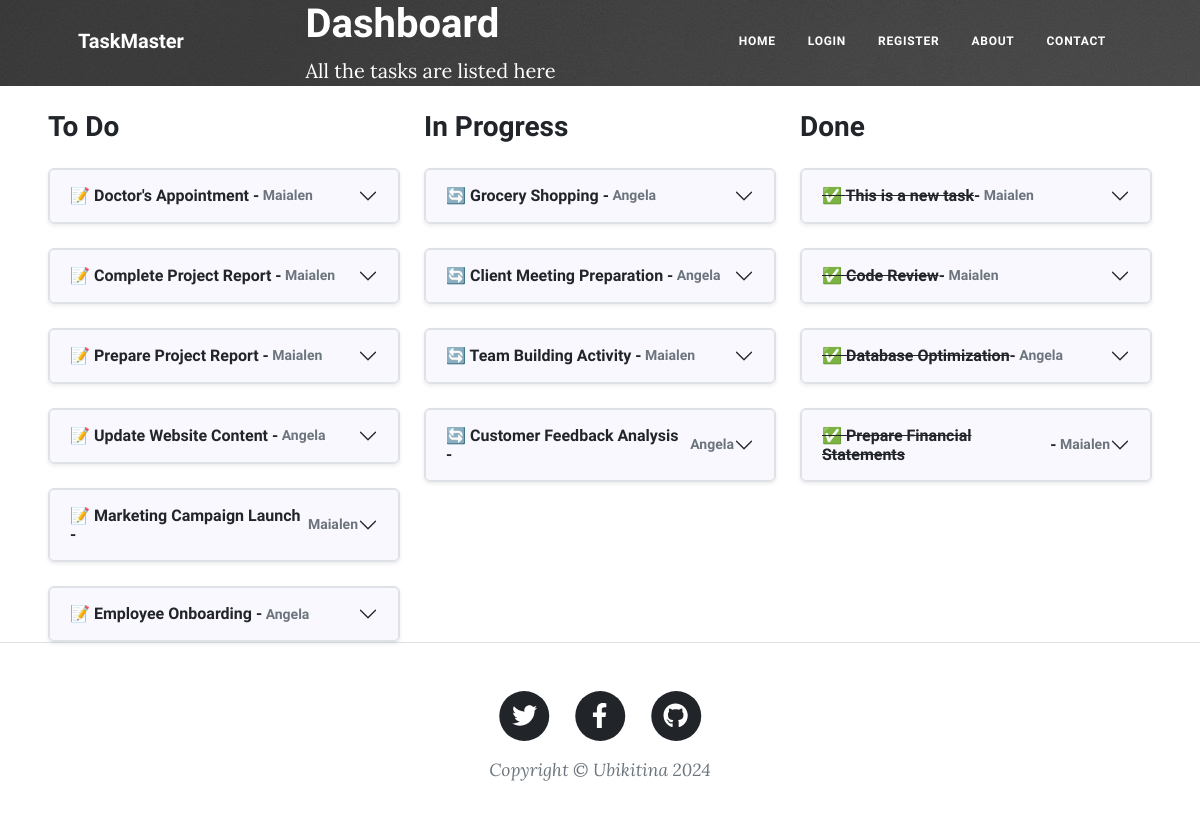
Page /dashboard on the earlier database version.
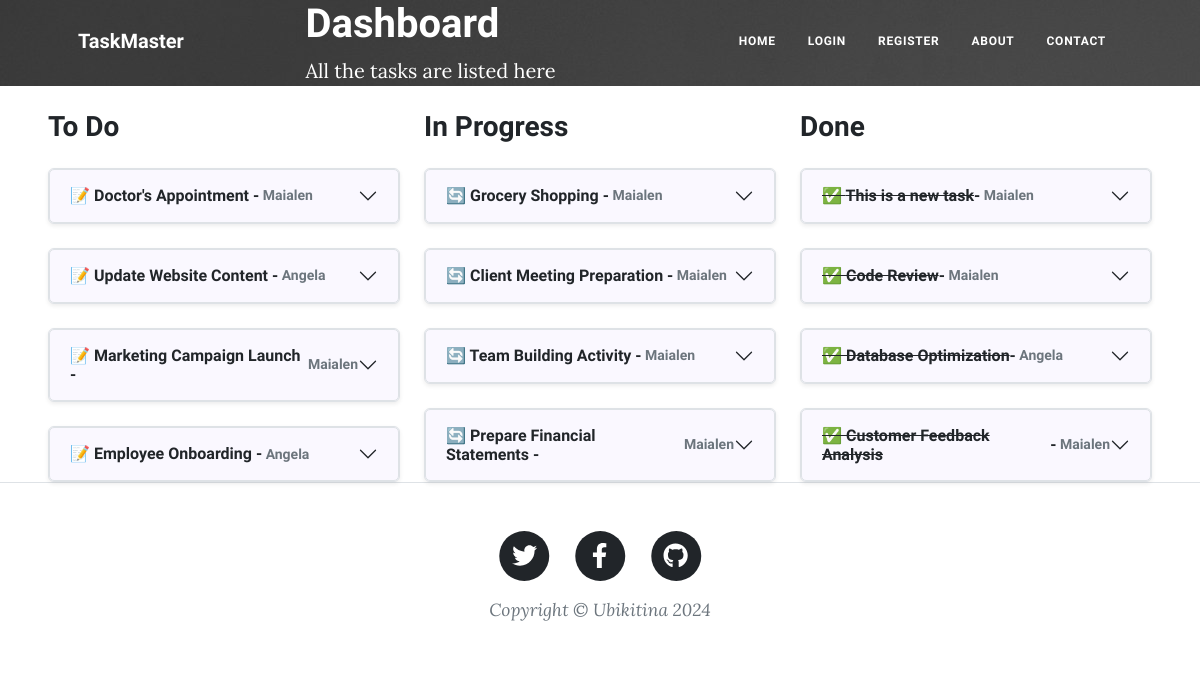
Same page on the later database version.
### main.py (models this page shows)
class Task(db.Model):
    __tablename__ = "tasks"
    id = db.Column(db.Integer, primary_key=True)
    author_id = db.Column(db.Integer, db.ForeignKey("users.id"))
    author = relationship("User", back_populates="posts")
    title = db.Column(db.String(250), unique=True, nullable=False)
    date = db.Column(db.String(250), nullable=False)
    body = db.Column(db.Text, nullable=False)
    status = db.Column(db.String(250), nullable=False)
    comments = relationship("Comment", back_populates="parent_post")

class User(UserMixin, db.Model):
    __tablename__ = "users"
    id = db.Column(db.Integer, primary_key=True)
    email = db.Column(db.String(100), unique=True)
    password = db.Column(db.String(100))
    name = db.Column(db.String(100))
    posts = relationship("Task", back_populates="author")  # The "author" refers to the author property in the Task class.
    comments = relationship("Comment", back_populates="comment_author")  # "comment_author" refers to the comment_author property in the Comment class.

### main.py (the view)
@app.route('/dashboard')
def dashboard():
    result = db.session.execute(db.select(Task))
    tasks = result.scalars().all()
    return render_template("dashboard.html", all_tasks=tasks, current_user=current_user)

### templates/dashboard.html (shortened to what this page needs)
{% include "header.html" %}
<header class="main-banner" style="background-image: url('../static/assets/img/home-bg.jpg')">
  <div class="container position-relative px-4 px-lg-5">
    <div class="row gx-4 gx-lg-5 justify-content-center">
      <div class="col-md-10 col-lg-8 col-xl-7">
        <div class="site-heading">
          <h1 style="color: white;">Dashboard</h1>
          <span class="subheading" style="color: white;">All the tasks are listed here</span>
        </div>
      </div>
    </div>
  </div>
</header>
<div class="container-fluid px-4 px-lg-5">
  <div class="row gx-4 gx-lg-5 justify-content-center">
    <div class="col-md-12">
      <div class="row">
        <div class="col-md-4">
          <h3>To Do</h3>
          {% for task in all_tasks if task.status == 'To do' %}
          <div class="accordion" id="postAccordionToDo">
            <div class="accordion-item border rounded shadow-sm">
              <h2 class="accordion-header" id="headingPostToDo{{ task.id }}">
                <button class="accordion-button collapsed" type="button" data-bs-toggle="collapse" data-bs-target="#collapsePostToDo{{ task.id }}" aria-expanded="false" aria-controls="collapsePostToDo{{ task.id }}">
                  📝 {{ task.title }} - <small class="text-muted">&nbsp;{{ task.author.name }}</small>
                </button>
              </h2>
            </div>
          </div>
          {% endfor %}
        </div>
        <div class="col-md-4">
          <h3>In Progress</h3>
          {% for task in all_tasks if task.status == 'In progress' %}
          <div class="accordion" id="postAccordionToDo">
            <div class="accordion-item border rounded shadow-sm">
              <h2 class="accordion-header" id="headingPostToDo{{ task.id }}">
                <button class="accordion-button collapsed" type="button" data-bs-toggle="collapse" data-bs-target="#collapsePostToDo{{ task.id }}" aria-expanded="false" aria-controls="collapsePostToDo{{ task.id }}">
                  🔄 {{ task.title }} - <small class="text-muted">&nbsp;{{ task.author.name }}</small>
                </button>
              </h2>
            </div>
          </div>
          {% endfor %}
        </div>
        <div class="col-md-4">
          <h3>Done</h3>
          {% for task in all_tasks if task.status == 'Done' %}
          <div class="accordion" id="postAccordionToDo">
            <div class="accordion-item border rounded shadow-sm">
              <h2 class="accordion-header" id="headingPostToDo{{ task.id }}">
                <button class="accordion-button collapsed" type="button" data-bs-toggle="collapse" data-bs-target="#collapsePostToDo{{ task.id }}" aria-expanded="false" aria-controls="collapsePostToDo{{ task.id }}">
                  <span style="text-decoration: line-through;">✅ {{ task.title }}</span> - <small class="text-muted">&nbsp;{{ task.author.name }}</small>
                </button>
              </h2>
            </div>
          </div>
          {% endfor %}
        </div>
      </div>
    </div>
  </div>
</div>
{% include "footer.html" %}

### templates/header.html (shortened to what this page needs)
<!DOCTYPE html>
<html lang="en">
  <head>
    {% block styles %}
    {{ bootstrap.load_css() }}
    <link
      href="{{ url_for('static', filename='css/styles.css') }}"
      rel="stylesheet"
    />
    {% endblock %}
  </head>
  <body>
    <nav class="navbar navbar-expand-lg navbar-light" id="mainNav">
      <div class="container px-4 px-lg-5">
        <a class="navbar-brand" href="/">TaskMaster</a>
        <div class="collapse navbar-collapse" id="navbarResponsive">
          <ul class="navbar-nav ms-auto py-4 py-lg-0">
            <li class="nav-item">
              <a
                class="nav-link px-lg-3 py-3 py-lg-4"
                href="{{ url_for('home_page') }}"
                >Home</a
              >
            </li>
            {% if not current_user.is_authenticated: %}
            <li class="nav-item">
              <a
                class="nav-link px-lg-3 py-3 py-lg-4"
                href="{{ url_for('login') }}"
                >Login</a
              >
            </li>
            <li class="nav-item">
              <a
                class="nav-link px-lg-3 py-3 py-lg-4"
                href="{{ url_for('register') }}"
                >Register</a
              >
            </li>
            {% endif %}
            <li class="nav-item">
              <a
                class="nav-link px-lg-3 py-3 py-lg-4"
                href="{{ url_for('about') }}"
                >About</a
              >
            </li>
            <li class="nav-item">
              <a
                class="nav-link px-lg-3 py-3 py-lg-4"
                href="{{ url_for('contact') }}"
                >Contact</a
              >
            </li>
          </ul>
        </div>
      </div>
    </nav>
  </body>
</html>

### templates/footer.html (shortened to what this page needs)
        <footer class="border-top">
          <div class="container px-4 px-lg-5">
              <div class="row gx-4 gx-lg-5 justify-content-center">
                  <div class="col-md-10 col-lg-8 col-xl-7">
                      <ul class="list-inline text-center">
                          <li class="list-inline-item">
                              <a href="#!">
                                  <span class="fa-stack fa-lg">
                                      <i class="fas fa-circle fa-stack-2x"></i>
                                      <i class="fab fa-twitter fa-stack-1x fa-inverse"></i>
                                  </span>
                              </a>
                          </li>
                          <li class="list-inline-item">
                              <a href="#!">
                                  <span class="fa-stack fa-lg">
                                      <i class="fas fa-circle fa-stack-2x"></i>
                                      <i class="fab fa-facebook-f fa-stack-1x fa-inverse"></i>
                                  </span>
                              </a>
                          </li>
                          <li class="list-inline-item">
                              <a href="#!">
                                  <span class="fa-stack fa-lg">
                                      <i class="fas fa-circle fa-stack-2x"></i>
                                      <i class="fab fa-github fa-stack-1x fa-inverse"></i>
                                  </span>
                              </a>
                          </li>
                      </ul>
                      <div class="small text-center text-muted fst-italic">Copyright &copy; Ubikitina 2024</div>
                  </div>
              </div>
          </div>
      </footer>
  </body>
</html>

Differences in the rows shown:
removed Task: title "Complete Project Report", author.name "Maialen", shown under "To Do"
removed Task: title "Prepare Project Report", author.name "Maialen", shown under "To Do"
changed Task "Grocery Shopping": author.name "Angela" → "Maialen"
changed Task "Client Meeting Preparation": author.name "Angela" → "Maialen"
changed Task "Prepare Financial Statements": moves from the list under "Done" to the list under "In Progress"
changed Task "Customer Feedback Analysis": moves from the list under "In Progress" to the list under "Done"
